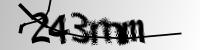
#> input picture samples/243mm.png, 200 x 50 px; its folder holds 4 pictures in this run
$ python linReg.py
#> lines starting #> are read from the running program, lines starting #| are printed output that depends on the picture
# [129 lines of commented-out code are left out]

import os
import numpy as np
import matplotlib.pyplot as plt
from sklearn.preprocessing import PolynomialFeatures
from sklearn.model_selection import train_test_split

# [172 lines of commented-out code are left out]
import os
import numpy as np
import glob
import matplotlib.pyplot as plt
from sklearn.preprocessing import PolynomialFeatures
from sklearn.model_selection import train_test_split
from sklearn.preprocessing import LabelEncoder
from sklearn.decomposition import PCA
from sklearn.linear_model import LinearRegression

# Constants
IMG_THRESHOLD = 170

# Load images and convert them to numpy arrays
image_files = glob.glob(os.path.join("samples", '*.png'))
images = np.array([plt.imread(img) for img in image_files])
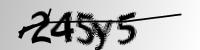
#> input picture samples/245y5.png, 200 x 50 px
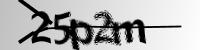
#> input picture samples/25p2m.png, 200 x 50 px
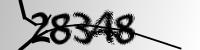
#> input picture samples/28348.png, 200 x 50 px
print(f"Loaded {len(images)} images of shape {images[0].shape}")
#| Loaded 4 images of shape (50, 200, 4)

# Process images into grayscale feature arrays
new_img = []
names = []
image_widths = [
    [30, 55],
    [50, 75],
    [70, 95],
    [90, 115],
    [110, 135]
]
img_num = 0

for img in range(len(image_files)):
    temp = image_files[img][8:13]
    for a in range(5):
        new_img.append([])
        names.append(temp[a])
        for w in range(image_widths[a][0], image_widths[a][1]):
            for h in range(images.shape[1]):
                if images[img][h][w][0] < IMG_THRESHOLD / 255:
                    new_img[img_num].append(images[img][h][w][0])
                else:
                    new_img[img_num].append(1.0)
        img_num += 1
#> after the loop, img_num = 20; names = ['2', '4', '3', 'm', 'm', '2', '4', '5', 'y', '5', '2', '5', 'p', '2', 'm', '2', '8', '3', '4', '8']; new_img = 20 items

new_img = np.array(new_img)
print(f"Processed image array shape: {new_img.shape}")
#| Processed image array shape: (20, 1250)

# Train-test split
x_train, x_test, y_train, y_test = train_test_split(new_img, names, test_size=0.25, random_state=0)
#> y_train = ['3', '4', '2', 'm', '3', '2', 'm', '5', '5', '8', '5', 'm', '2', '2', 'p']; y_test = ['4', '4', '8', 'y', '2']
x_train, x_test = np.array(x_train), np.array(x_test)
y_train, y_test = np.array(y_train), np.array(y_test)

# Encode labels
label_encoder = LabelEncoder()
y_train_encoded = label_encoder.fit_transform(y_train)
#> y_train_encoded = [1, 2, 0, 5, 1, 0, 5, 3, 3, 4, 3, 5, 0, 0, 6]
#> (the run stopped early here; a loop or call above may not have finished)
